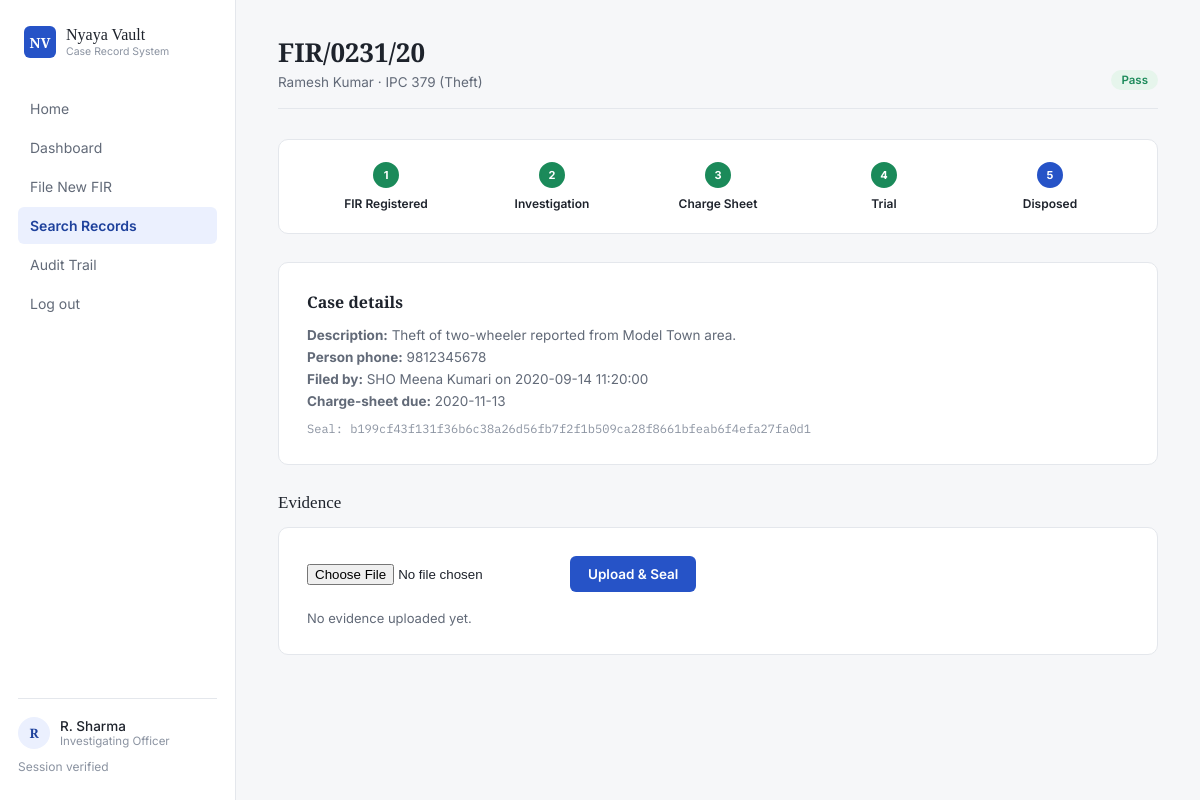
The app's page /case/1 (signed in) with its own data.
### tables this page shows
CREATE TABLE cases (
            id INTEGER PRIMARY KEY AUTOINCREMENT,
            fir_number TEXT NOT NULL,
            person_name TEXT NOT NULL,
            person_phone TEXT NOT NULL,
            offence_section TEXT,
            description TEXT,
            status TEXT DEFAULT 'Pending',   -- Pending / Pass
            stage TEXT DEFAULT 'FIR Registered',
            due_date TEXT,
            filed_by TEXT,
            filed_at TEXT,
            hash_seal TEXT
        );

### app.py (the view)
    def wrapper(*args, **kwargs):
        if "user_id" not in session:
            return redirect(url_for("login"))
        return view_func(*args, **kwargs)

### app.py (called while the page is built)
def get_db():
    conn = sqlite3.connect(DB_PATH)
    conn.row_factory = sqlite3.Row
    return conn

def login_required(view_func):
    def wrapper(*args, **kwargs):
        if "user_id" not in session:
            return redirect(url_for("login"))
        return view_func(*args, **kwargs)
    wrapper.__name__ = view_func.__name__
    return wrapper

@app.route("/case/<int:case_id>")
@login_required
def case_detail(case_id):
    conn = get_db()
    case = conn.execute("SELECT * FROM cases WHERE id = ?", (case_id,)).fetchone()
    evidence = conn.execute(
        "SELECT * FROM evidence WHERE case_id = ? ORDER BY uploaded_at DESC", (case_id,)
    ).fetchall()
    conn.close()
    if not case:
        flash("Case not found.")
        return redirect(url_for("search_records"))
    is_overdue = False
    if case["due_date"] and case["stage"] != "Disposed":
        is_overdue = datetime.now().strftime("%Y-%m-%d") > case["due_date"]
    return render_template(
        "case_detail.html",
        case=case, evidence=evidence, stages=CASE_STAGES, is_overdue=is_overdue,
        user_name=session.get("user_name"),
        user_role=session.get("user_role"),
    )

### templates/case_detail.html (shortened to what this page needs)
<!DOCTYPE html>
<html lang="en">
<head>
<link rel="stylesheet" href="{{ url_for('static', filename='style.css') }}">
</head>
<body>
<div class="shell">
  <aside class="sidebar">
    <div class="brand">
      <div class="brand-mark">NV</div>
      <div class="brand-text">Nyaya Vault<small>Case Record System</small></div>
    </div>
    <nav class="nav">
      <a href="{{ url_for('home') }}">Home</a>
      <a href="{{ url_for('dashboard') }}">Dashboard</a>
      <a href="{{ url_for('file_fir') }}">File New FIR</a>
      <a href="{{ url_for('search_records') }}" class="active">Search Records</a>
      <a href="{{ url_for('audit_trail') }}">Audit Trail</a>
      <a href="{{ url_for('logout') }}">Log out</a>
    </nav>
    <div class="sidebar-foot">
      <div class="sidebar-user">
        <div class="avatar">{{ user_name[0] if user_name else "U" }}</div>
        <div>
          <div class="sidebar-user-name">{{ user_name }}</div>
          <div class="sidebar-user-role">{{ user_role }}</div>
        </div>
      </div>
      Session verified
    </div>
  </aside>
  <main class="main">
    <div class="topbar">
      <div>
        <div class="page-title">{{ case.fir_number }}</div>
        <div class="page-sub">{{ case.person_name }} · {{ case.offence_section }}</div>
      </div>
      <span class="status {{ 'status-pass' if case.status == 'Pass' else 'status-pending' }}">{{ case.status }}</span>
    </div>
    <div class="stage-tracker">
      {% for s in stages %}
        {% set idx = stages.index(s) %}
        {% set current_idx = stages.index(case.stage) if case.stage in stages else 0 %}
        <div class="stage-step {{ 'done' if idx < current_idx else ('current' if idx == current_idx else '') }}">
          <div class="stage-line"></div>
          <div class="stage-dot">{{ idx + 1 }}</div>
          {{ s }}
        </div>
      {% endfor %}
    </div>
    <div class="form-card" style="max-width: 100%;">
      <h3 style="font-family: var(--serif); font-size: 16px; margin-bottom: 14px;">Case details</h3>
      <p style="font-size: 13.5px; color: var(--ink-soft); margin-bottom: 6px;"><strong>Description:</strong> {{ case.description or "—" }}</p>
      <p style="font-size: 13.5px; color: var(--ink-soft); margin-bottom: 6px;"><strong>Person phone:</strong> {{ case.person_phone }}</p>
      <p style="font-size: 13.5px; color: var(--ink-soft); margin-bottom: 6px;"><strong>Filed by:</strong> {{ case.filed_by }} on {{ case.filed_at }}</p>
      <p style="font-size: 13.5px; color: var(--ink-soft);"><strong>Charge-sheet due:</strong> {{ case.due_date }}</p>
      <p style="font-size: 12px; font-family: var(--mono); color: var(--ink-faint); margin-top: 12px;">Seal: {{ case.hash_seal }}</p>
    </div>
    <div class="section-head">
      <div class="section-title">Evidence</div>
    </div>
    <div class="form-card" style="max-width: 100%;">
      <form method="POST" action="{{ url_for('upload_evidence', case_id=case.id) }}" enctype="multipart/form-data" style="display:flex; gap:10px; align-items:center; margin-bottom: 18px;">
        <input type="file" name="file" required>
        <button type="submit" class="btn btn-primary">Upload &amp; Seal</button>
      </form>
      {% for ev in evidence %}
      <div class="evidence-item">
        <div>
          <div class="doc-name">{{ ev.file_name }}</div>
          <div class="doc-meta">{{ ev.uploaded_by }} · {{ ev.uploaded_at }}</div>
        </div>
        <div class="hash-tag">{{ ev.file_hash[:8] }}…{{ ev.file_hash[-6:] }}</div>
      </div>
      {% else %}
      <p style="font-size: 13px; color: var(--ink-soft);">No evidence uploaded yet.</p>
      {% endfor %}
    </div>
  </main>
</div>
</body>
</html>

### static/style.css (style rules this page uses)
:root { --bg: #F6F7F9; --surface: #FFFFFF; --ink: #1E232C; --ink-soft: #626A78; --ink-faint: #8B93A1; --line: #E4E7EC; --blue: #2653C7; --blue-dark: #1E419C; --blue-tint: #EBF0FE; --green: #1B8A5A; --green-tint: #E6F5EC; --amber: #B7791F; --amber-tint: #FCF3DE; --red: #C0392B; --red-tint: #FBEAE8; --serif: "Source Serif 4", Georgia, serif; --sans: "Inter", -apple-system, BlinkMacSystemFont, sans-serif; --mono: "IBM Plex Mono", ui-monospace, monospace; }
* { box-sizing: border-box; margin: 0; padding: 0; }
body { font-family: var(--sans); background: var(--bg); color: var(--ink); -webkit-font-smoothing: antialiased; }
a { color: inherit; text-decoration: none; }
button { font-family: inherit; cursor: pointer; border: none; }
.shell { display: grid; grid-template-columns: 236px 1fr; min-height: 100vh; }
.sidebar { background: var(--surface); border-right: 1px solid var(--line); padding: 26px 18px; display: flex; flex-direction: column; }
.brand { display: flex; align-items: center; gap: 10px; margin-bottom: 32px; padding: 0 6px; }
.brand-mark { width: 32px; height: 32px; background: var(--blue); border-radius: 6px; display: flex; align-items: center; justify-content: center; font-family: var(--serif); font-weight: 600; color: #fff; font-size: 14px; }
.brand-text { font-family: var(--serif); font-size: 16px; color: var(--ink); line-height: 1.15; }
.brand-text small { display: block; font-family: var(--sans); font-size: 10.5px; color: var(--ink-faint); margin-top: 2px; }
.nav { display: flex; flex-direction: column; gap: 2px; }
.nav a { font-size: 14px; padding: 10px 12px; border-radius: 6px; color: var(--ink-soft); display: flex; align-items: center; gap: 10px; }
.nav a.active { background: var(--blue-tint); color: var(--blue-dark); font-weight: 600; }
.sidebar-foot { margin-top: auto; padding-top: 18px; border-top: 1px solid var(--line); font-size: 12px; color: var(--ink-faint); }
.sidebar-user { display: flex; align-items: center; gap: 10px; margin-bottom: 10px; }
.avatar { width: 32px; height: 32px; border-radius: 50%; background: var(--blue-tint); color: var(--blue-dark); font-family: var(--serif); font-weight: 600; display: flex; align-items: center; justify-content: center; font-size: 13px; }
.sidebar-user-name { color: var(--ink); font-size: 13.5px; font-weight: 500; }
.sidebar-user-role { color: var(--ink-faint); font-size: 11.5px; }
.main { padding: 34px 42px; max-width: 1180px; }
.topbar { display: flex; justify-content: space-between; align-items: flex-end; margin-bottom: 30px; padding-bottom: 18px; border-bottom: 1px solid var(--line); }
.page-title { font-family: var(--serif); font-size: 26px; font-weight: 600; color: var(--ink); }
.page-sub { color: var(--ink-soft); font-size: 13.5px; margin-top: 4px; }
.btn { font-size: 13.5px; padding: 10px 18px; border-radius: 6px; font-weight: 600; }
.btn-primary { background: var(--blue); color: #fff; }
.section-head { display: flex; justify-content: space-between; align-items: center; margin-bottom: 14px; }
.section-title { font-family: var(--serif); font-size: 17px; color: var(--ink); }
.status { font-size: 11.5px; font-weight: 600; padding: 3px 10px; border-radius: 20px; width: fit-content; }
.status-pass, .status-verified { background: var(--green-tint); color: var(--green); }
.form-card { background: var(--surface); border: 1px solid var(--line); border-radius: 10px; padding: 28px; max-width: 640px; margin-bottom: 28px; }
.stage-tracker { display: flex; align-items: center; margin-bottom: 28px; background: var(--surface); border: 1px solid var(--line); border-radius: 10px; padding: 22px 24px; }
.stage-step { flex: 1; text-align: center; position: relative; font-size: 12px; color: var(--ink-faint); }
.stage-dot { width: 26px; height: 26px; border-radius: 50%; background: var(--bg); border: 2px solid var(--line); margin: 0 auto 8px; display: flex; align-items: center; justify-content: center; font-size: 11px; font-weight: 700; color: var(--ink-faint); }
.stage-step.done .stage-dot { background: var(--green); border-color: var(--green); color: #fff; }
.stage-step.current .stage-dot { background: var(--blue); border-color: var(--blue); color: #fff; }
.stage-step.done, .stage-step.current { color: var(--ink); font-weight: 600; }
.stage-line { position: absolute; top: 13px; left: -50%; width: 100%; height: 2px; background: var(--line); z-index: -1; }
.stage-step.done .stage-line, .stage-step.current .stage-line { background: var(--green); }

### records on screen
cases: fir_number "FIR/0231/20", person_name "Ramesh Kumar", offence_section "IPC 379 (Theft)", status "Pass", stage "Disposed" (drawn), description "Theft of two-wheeler reported from Model Town area.", person_phone "9812345678", filed_by "SHO Meena Kumari", filed_at "2020-09-14 11:20:00", due_date "2020-11-13", hash_seal "b199cf43f131f36b6c38a26d56fb7f2f1b509ca28f8661bfeab6f4efa27fa0d1"

### other values on screen
{{ user_name[0] if user_name else "U" }} "R"
{{ user_name }} "R. Sharma"
{{ user_role }} "Investigating Officer"
{{ idx + 1 }} "1" "2" "3" "4" "5"
{{ s }} "FIR Registered" "Investigation" "Charge Sheet" "Trial" "Disposed"
